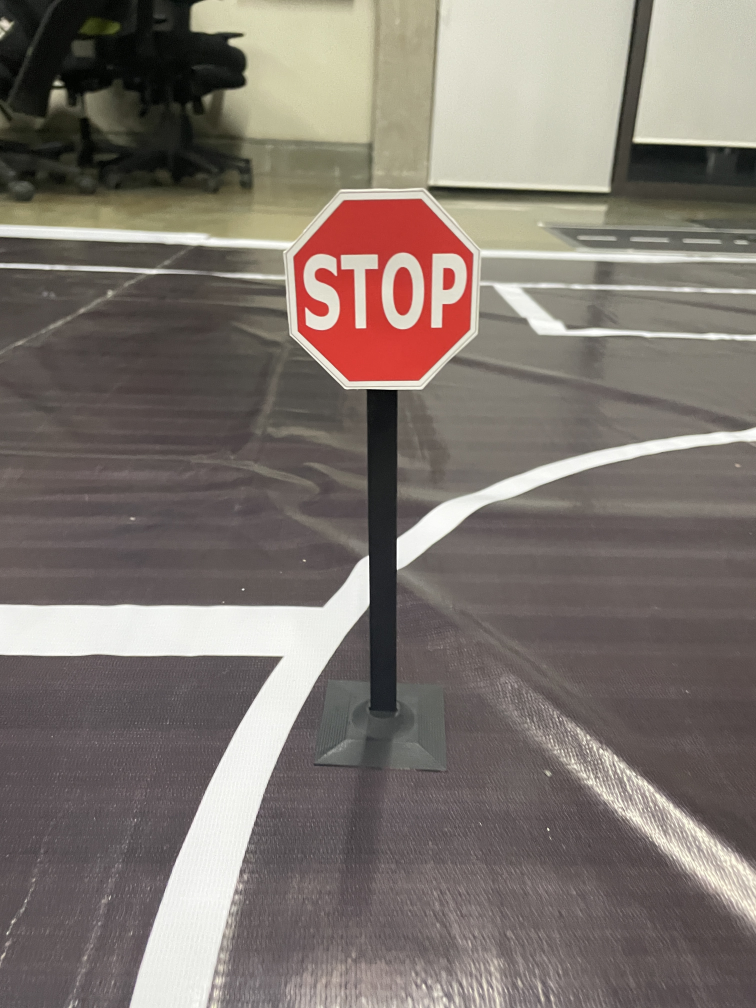
#> input picture src/lib/perception/data/IMG_1048.JPG, 3024 x 4032 px (shown at 1/4 size)
$ python -i lanekeepfunctions.py   (imports and definitions only)   (older library calls are emulated)
#> lines starting #> are read from the running program, lines starting #| are printed output that depends on the picture; after the words box and inside, x2 and y2 are one past the last pixel; in counts of white or black regions, pixels touching at a corner belong together
import math
from functools import reduce
from multiprocessing.sharedctypes import Value
from time import time
from typing import List, Optional, Tuple
from xml.dom import ValidationErr

import cv2
import numpy as np

from src.lib.perception.graph_func import bfs_4


# [39 lines left out: functions draw_line, display_heading_line, not called in this run]


class LaneKeep:
    def __init__(
        self,
        use_perspective: bool = True,
        hls_lower: List[int] = [90, 90, 90],
        computation_method: str = "hough",
        blur_size: Tuple[int, int] = (7, 7),
        adpt_Th_blk_size: int = 21,
        adpt_Th_C: int = 4,
        canny_thres1: int = 50,
        canny_thres2: int = 150,
        luroi: float = 0.0,
        ruroi: float = 1,
        lbroi: float = 0,
        rbroi: float = 1,
        hroi: float = 0.45,
        broi: float = 0.05,
    ):
        """Define LaneKeeping pipeline and parameters

        Args:
            use_perspective: (bool) change preprocess pipeline
                        False -> [roi_func, preprocess]
                        True  -> [persepective_wrap, preprocess]
            hls_lower: (list) change the hls filter lower bound
            computation_method:(str) [ hough | sliding_window]
            blur_size: (Tuple[int, int]) Blur kernel size (preprocess)
            adpt_Th_blk_size: (int) Adaptive thresholding block size (preprocess)
            adpt_Th_C: (int) Adaptive thresholidng parameter C (preprocess)
            canny_thres1: (int) Canny Edge Detection threshold parameter (preprocess)
            canny_thres2: (int) Canny Edge Detection threshold parameter (preprocess)
            luroi: (float) left upper ROI region percent
            ruroi: (float) right upper ROI region percent
            lbroi: (float) left bottom ROI region percent
            rbroi: (float) right bottom ROI region percent
            hroi : (float) ROI region percent
            broi: (float) ROI region percent from bottom,
        """

        assert (
            computation_method == "hough" or computation_method == "sliding_window"
        ), "Expected computation_method to be either 'hough' or 'sliding_window'"

        assert (
            len(hls_lower) == 3
        ), f"Expected a list of [hue, sat, light], got {hls_lower}"

        assert (
            max(hls_lower) < 255 and min(hls_lower) >= 0
        ), f"Value range for hls is 0~255, got {hls_lower}"

        self.computation_method = computation_method
        self.hls_lower = hls_lower
        self.blur_size = blur_size
        # Size of a pixel neighborhood that is used to calculate a threshold value for the pixel
        self.adpt_Th_blk_size = adpt_Th_blk_size
        # const substracted from mean (adaptive threshold)
        self.adpt_Th_C = adpt_Th_C
        # threshold for canny edge detection
        # https://docs.opencv.org/4.x/dd/d1a/group__imgproc__feature.html#ga04723e007ed888ddf11d9ba04e2232de
        self.canny_thres1 = canny_thres1
        self.canny_thres2 = canny_thres2

        # perspective wrap
        self.luroi = luroi
        self.ruroi = ruroi
        self.lbroi = lbroi
        self.rbroi = rbroi
        self.hroi = hroi
        self.broi = broi
        self.stencil = None
        if use_perspective:
            pipeline_list = [self.persepective_wrap, self.preprocess]
        else:
            pipeline_list = [self.roi_func, self.preprocess]

        def compose(f, g):
            return lambda x: g(f(x))

        self.preprocess_pipeline = reduce(compose, pipeline_list, lambda x: x)

    def __call__(
        self, img: np.ndarray, get_image: bool = False
    ) -> Tuple[float, bool, Optional[np.ndarray]]:
        preprocess_img: np.ndarray = self.preprocess_pipeline(img)
        intersection_detected, cnts = self.intersection_det(preprocess_img)
        # [7 lines of commented-out code are left out]
        if self.computation_method == "hough":
            if get_image:
                angle, outimg = self.houghlines_angle(preprocess_img, get_img=get_image)
                #angle=self.get_road_ratio_angle(preprocess_img)
                angle = self.get_lane_error(preprocess_img)
                # if len(cnts) > 0:
                #     self.draw_intersection_bbox(outimg, cnts)
                return angle, intersection_detected, outimg

            else:
                # angle = self.houghlines_angle(preprocess_img)
                # angle=self.get_road_ratio_angle(preprocess_img)

                angle = self.get_lane_error(preprocess_img)
                # angle_roadarea = self.graph_road_search(preprocess_img)
                # print(angle, " ", angle_roadarea)
                #             angle = (angle*2 + angle_roadarea) / 3
                return angle, intersection_detected

    # [38 lines left out: function roi_func, not called in this run]

    def preprocess(self, img: np.ndarray) -> np.ndarray:
        """Preprocess image for edge detection"""
        # Apply HLS color filtering to filter out white lane lines
        imgn = img.copy()
        imgn = cv2.GaussianBlur(imgn, (17, 17), 0)
        imgn = cv2.cvtColor(imgn, cv2.COLOR_RGB2HSV)

        lower = np.array([0, 0, 249], np.uint8)
        upper = np.array([90, 90, 255], np.uint8)

        mask = cv2.inRange(imgn, lower, upper)
        return mask

    #
    #         """Preprocess image for edge detection"""
    #         # Apply HLS color filtering to filter out white lane lines
    #         imgn = img.copy()
    #
    #         lower = np.array([237 ,237, 237], np.uint8)
    #
    #         upper = np.array([255, 255, 255], np.uint8)
    #
    #         mask = cv2.inRange(imgn, lower, upper)
    #         return mask

    def intersection_det(self, img: np.ndarray, area_threshold=7_500):
        # detect horizontal lines
        horizontal_size = img.shape[1] // 6
        horizontal_kernel = cv2.getStructuringElement(
            cv2.MORPH_RECT, (horizontal_size, 5)
        )
        detect_horizontal = cv2.morphologyEx(
            img, cv2.MORPH_OPEN, horizontal_kernel, iterations=2
        )
        cnts = cv2.findContours(
            detect_horizontal, cv2.RETR_EXTERNAL, cv2.CHAIN_APPROX_SIMPLE
        )
        cnts = cnts[0] if len(cnts) == 2 else cnts[1]
        detected = False
        final_contours = []

        for c in cnts:
            area = cv2.contourArea(c)
            if area > area_threshold:
                detected = True
                final_contours.append(c)
                # cv2.drawContours(result, [c], -1, (255, 0, 0), 5)
            print("Intersection Area -> ", area)

        return detected, final_contours

    def draw_intersection_bbox(self, img: np.ndarray, cnt) -> np.ndarray:
        cv2.drawContours(img, [cnt], -1, (255, 0, 0), 5)

    def persepective_wrap(self, img: np.ndarray) -> np.ndarray:
        """ROI of image and Perform perspective wrapping on the image"""
        roi = [
            (self.luroi * ((img.shape[1] - 1)), self.hroi * (img.shape[0] - 1)),
            (self.ruroi * ((img.shape[1] - 1)), self.hroi * (img.shape[0] - 1)),
            (self.lbroi * ((img.shape[1] - 1)), (img.shape[0] - 1) * (1 - self.broi)),
            (self.rbroi * ((img.shape[1] - 1)), (img.shape[0] - 1) * (1 - self.broi)),
        ]
        # Get image size
        img_size = (img.shape[1], img.shape[0])
        # Perspective points to be warped
        src = np.float32(roi)
        # Window to be shown
        dst = np.float32(
            [[0, 0], [img.shape[1], 0], [0, img.shape[0]], [img.shape[1], img.shape[0]]]
        )

        # Matrix to warp the image for birdseye window
        matrix = cv2.getPerspectiveTransform(src, dst)
        # Inverse matrix to unwarp the image for final window
        # minv = cv2.getPerspectiveTransform(dst, src)  # noqa
        birdseye = cv2.warpPerspective(img, matrix, img_size)

        return birdseye

    # [44 lines left out: functions houghlines_angle, sliding_window_search, graph_road_search, not called in this run]
        # ,out_img

    def get_lane_error(self, img: np.ndarray) -> float:
        angle = get_error_lane(img)
        return angle


def get_error_lane(mask_image):
    mid_y = mask_image.shape[0] // 2
    pval = int(mid_y + 0.575 * (mask_image.shape[0] // 2))
    mval = int(mid_y + 0.995 * (mask_image.shape[0] // 2))
    # print(pval,mval)
    img_new = mask_image[pval:mval, :]
    img_new = cv2.resize(
        img_new, None, fx=0.35, fy=0.35, interpolation=cv2.INTER_NEAREST
    )
    # plt.plot(img_new)
    # print(img_new.shape)
    histogram = np.sum(img_new[img_new.shape[0] // 2 :, :], axis=0)  # noqa
    # plt.plot(histogram)
    midpoint = np.int(histogram.shape[0] / 2)
    leftxBase = np.argmax(histogram[:midpoint])
    rightxBase = np.argmax(histogram[midpoint:]) + midpoint
    # print(leftxBase, midpoint, rightxBase)
    return (
        (abs(rightxBase - midpoint) - abs(leftxBase - midpoint)) * 26.5 / (midpoint)
    ) + 90


# [152 lines left out: functions get_road_ratio_angle, make_points, average_slope_intercept, find_lanes, compute_steering_angle_lanelinecoord, not called in this run]

>>> import cv2
>>> picture = cv2.cvtColor(cv2.imread('data/IMG_1048.JPG'), cv2.COLOR_BGR2RGB)
>>> result = LaneKeep()(picture)
#> in persepective_wrap, `birdseye = cv2.warpPerspective(img, matrix, img_size)`:
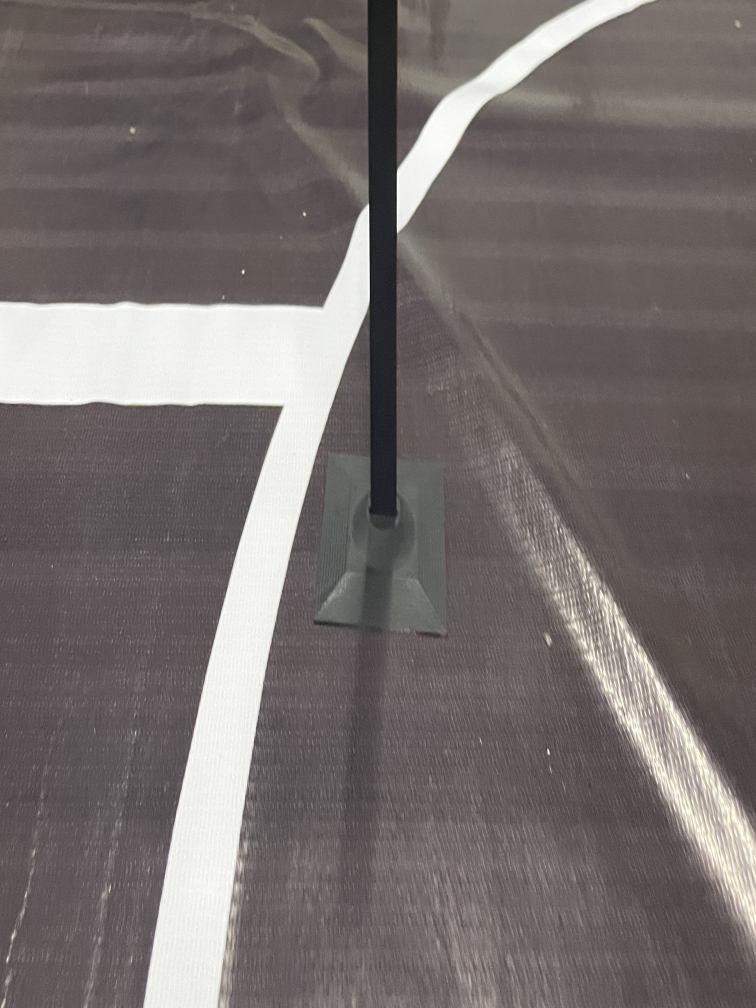
#> birdseye: shape (4032, 3024, 3) (shown at 1/4 size); mean R, G, B 117.9, 110.6, 109.4
#> in preprocess, `imgn = cv2.cvtColor(imgn, cv2.COLOR_RGB2HSV)`: imgn: shape (4032, 3024, 3); mean H, S, V 70.8, 22.8, 118.1
#> in preprocess, `mask = cv2.inRange(imgn, lower, upper)`:
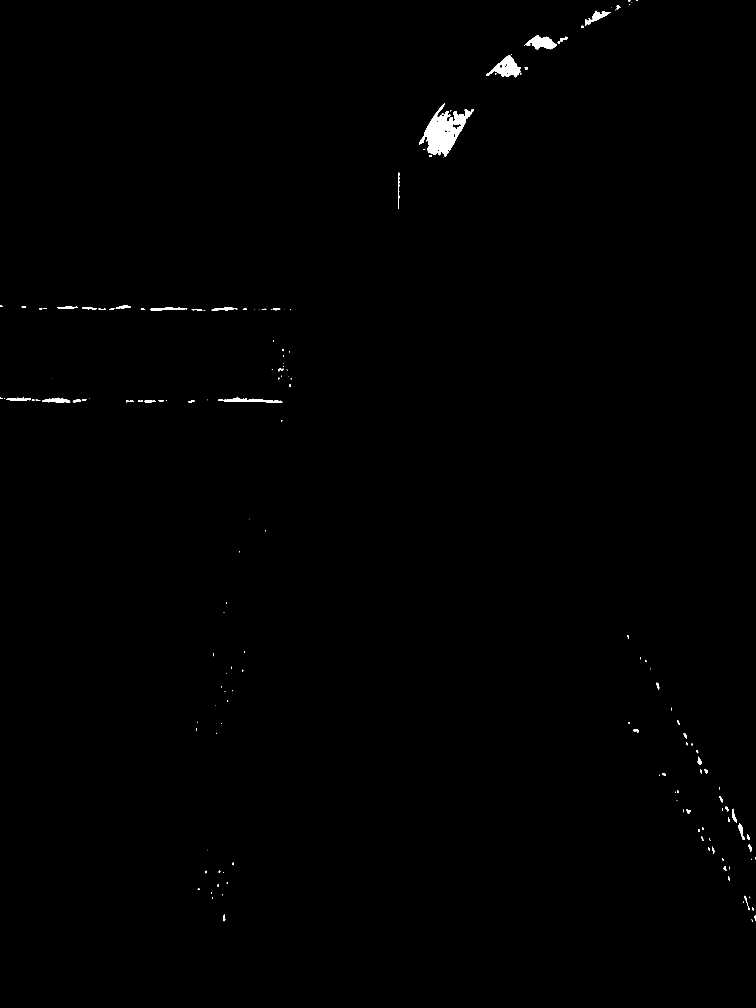
#> mask: shape (4032, 3024) (shown at 1/4 size); 0.38% white; 164 white regions (62 under 20 px), largest, box (x1, y1, x2, y2) and area: (1677, 414, 1895, 626) 18988, (1944, 222, 2084, 309) 5540, (2102, 141, 2228, 198) 3902
#> in intersection_det, `detect_horizontal = cv2.morphologyEx( img, cv2.MORPH_OPEN, horizontal_..`: detect_horizontal: shape (4032, 3024); every value is 0
#> in intersection_det, `cnts = cv2.findContours( detect_horizontal, cv2.RETR_EXTERNAL, cv2.CHA..`: cnts = 0 contours
#> in intersection_det, `cnts = cnts[0] if len(cnts) == 2 else cnts[1]`: cnts = []
#> in __call__, `intersection_detected, cnts = self.intersection_det(preprocess_img)`: intersection_detected = False; cnts = []
#> in get_error_lane, `img_new = mask_image[pval:mval, :]`:
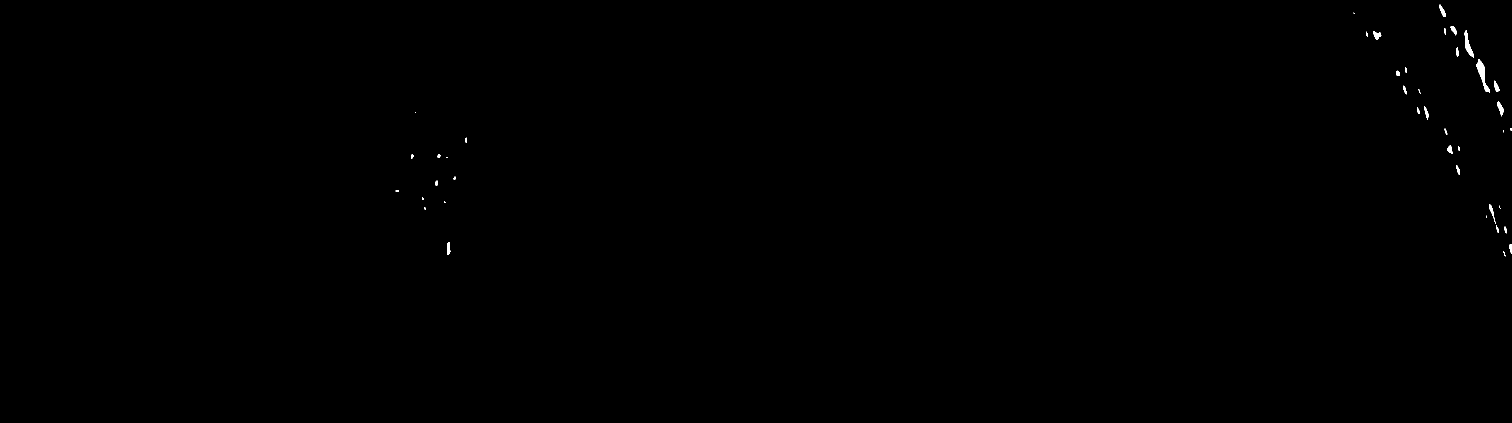
#> img_new: shape (846, 3024) (shown at 1/2 size); 0.12% white; 42 white regions (11 under 20 px), largest, box (x1, y1, x2, y2) and area: (2953, 118, 2980, 185) 607, (2929, 60, 2948, 115) 387, (2994, 203, 3008, 233) 188
#> in get_error_lane, `img_new = cv2.resize( img_new, None, fx=0.35, fy=0.35, interpolation=c..`:
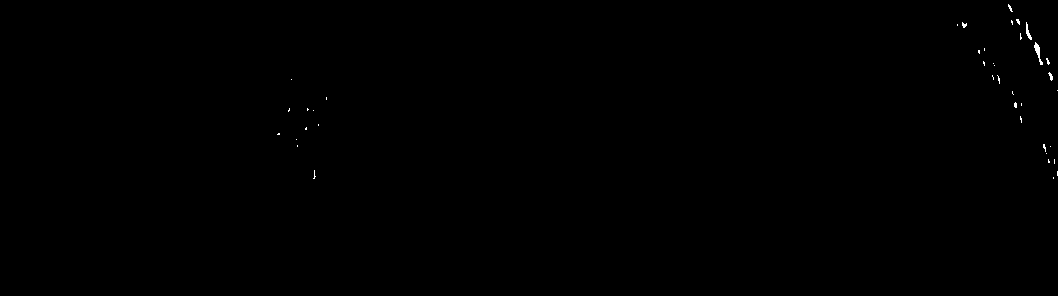
#> img_new: shape (296, 1058); 0.12% white in thin lines or dots, all inside (x1, y1, x2, y2) = (277, 4, 1058, 179)
#> in get_error_lane, `histogram = np.sum(img_new[img_new.shape[0] // 2 :, :], axis=0)`: histogram = 1058 values, max 2295 at index 314, min 0 at index 0, mean 8.44
#> in get_error_lane, `leftxBase = np.argmax(histogram[:midpoint])`: leftxBase = 314
#> in get_error_lane, `rightxBase = np.argmax(histogram[midpoint:]) + midpoint`: rightxBase = 1054
#> in get_lane_error, `angle = get_error_lane(img)`: angle = 105.5
#> result = (105.5, False)
